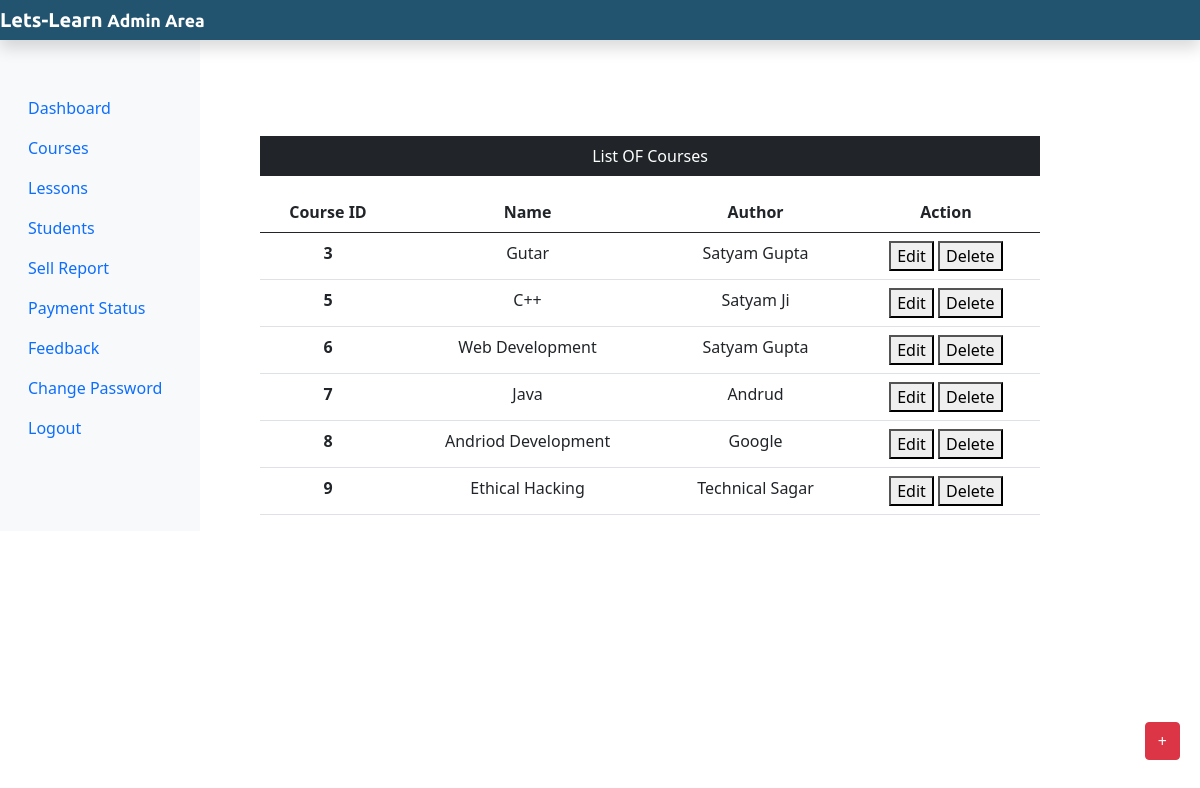
The app's page /admcourses.php with its own data.
### tables this page shows
CREATE TABLE `couses` (
  `course_id` int(11) NOT NULL,
  `couse_name` varchar(255) NOT NULL,
  `couse_desc` varchar(255) NOT NULL,
  `couse_autr` varchar(255) NOT NULL,
  `couse_img` text NOT NULL,
  `couse_duration` text NOT NULL,
  `couse_price` int(11) NOT NULL,
  `couse_orgn_price` int(11) NOT NULL
);

### admcourses.php (the view, shortened to what this page needs)
<?php
include 'adminheder.php';
include 'dbconnesadmin.php';
?>
<div class="col-sm-9 mt-5">
<div class="mx-5 mt-5 text-center">
  <p class="bg-dark text-white p-2">List OF Courses </p>
  <?php
  $sql="SELECT * FROM couses";
  $result=mysqli_query($conn,$sql);
      if(mysqli_num_rows($result)>0){
  ?><table class="table">
    <thead>
      <tr>
        <th scope="col">Course ID</th>
        <th scope="col">Name</th>
        <th scope="col">Author</th>
        <th scope="col">Action</th>
</tr>
<thead>
  <tbody>
  <?php
  while($row=mysqli_fetch_assoc($result)){
   echo '<tr>';
   echo  '<th scope="row">'.$row['course_id'].'</th>';
   echo   '<td>'.$row['couse_name'].'</td>';
   echo   '<td>'.$row['couse_autr'].'</td>';
    echo  '<td>';
    echo  '
    <form action="admcouredit.php" method="POST" class="d-inline">
    <input type="hidden" name="id" value='.$row["course_id"].'>
    <button type="submit class="btn
      btn-secondary name="edit" value="Edit">Edit
    </button>
    </form>
    <form action="" method="POST" class="d-inline">
    <input type="hidden" name="id" value='.$row["course_id"].'>
      <button type="submit class="btn
      btn-secondary name="delete" value="Delete">Delete</button>
      </form>';
      echo '</td>';
      echo '</tr>';
  }?>
</tbody>
</table>
<?php }
else{
  echo "Enter The Data ";
}
  ?>
</div>
</div>
</div>
</div>
<div>
    <a class="btn btn-danger box" href="addcourse.php">+</a>
</div>
<?php
    include 'adminfooter.php';
    ?>

### adminheder.php (shortened to what this page needs)
<!doctype html>
<html lang="en">
  <head>
<link href="CSS/adminstyle.css" rel="stylesheet">
    <link href="https://cdn.jsdelivr.net/npm/bootstrap@5.0.0-beta2/dist/css/bootstrap.min.css" rel="stylesheet">
  </head>
  <body>
<nav class="navbar navbar-dark fixed-top p-0 shadow"
style="background-color:#225470;">
<a class="navbar-brand col-sm-3 col-md-2 mr-0"
href="adminDashboard.php">Lets-Learn <small
class="text-white">Admin Area</small></a>
</nav>
   <div class="container-fluid mb-5" style="margin-top:40px;">
   <div class="row">
     <nav class="col-sm-3 col-md-2 bg-light sidebar py-5
     d-print-none">
     <div class="sidebar-sticky">
       <ul class="nav flex-column">
         <li class="nav-item">
           <a class="nav-link" href="adminDashboard.php">
             Dashboard
</a>
</li>
<li class="nav-item">
           <a class="nav-link" href="admcourses.php">
            Courses
</a>
</li>
<li class="nav-item">
           <a class="nav-link" href="admless.php">
            Lessons
</a>
</li>
<li class="nav-item">
           <a class="nav-link" href="admstudent.php">
            Students
</a>
</li>
<li class="nav-item">
           <a class="nav-link" href="adminDashboard.php">
            Sell Report
</a>
</li>
<li class="nav-item">
           <a class="nav-link" href="adminDashboard.php">
           Payment Status
</a>
</li>
<li class="nav-item">
           <a class="nav-link" href="admfeedback.php">
            Feedback
</a>
</li>
<li class="nav-item">
           <a class="nav-link" href="adminDashboard.php">
            Change Password
</a>
</li>
<li class="nav-item">
           <a class="nav-link" href="adminlogou.php">
            Logout
</a>
</li>
</ul>
</div>
</nav>

### adminfooter.php (shortened to what this page needs)
  </body>
</html>

### css/adminstyle.css (style rules this page uses)
.navbar-brand { font-family:"Ubuntu",sans-serif; font-size:2em; font-weight:bold; color:#fff; }
.box { position: fixed; bottom:10px; right:20px; margin-bottom:30px; }

### records on screen
couses: course_id "3", couse_name "Gutar", couse_autr "Satyam Gupta"
couses: course_id "5", couse_name "C++", couse_autr "Satyam Ji"
couses: course_id "6", couse_name "Web Development", couse_autr "Satyam Gupta"
couses: course_id "7", couse_name "Java", couse_autr "Andrud"
couses: course_id "8", couse_name "Andriod Development", couse_autr "Google"
couses: course_id "9", couse_name "Ethical Hacking", couse_autr "Technical Sagar"
